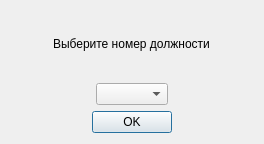
<?xml version="1.0" encoding="UTF-8"?>
<ui version="4.0">
 <class>Dialog</class>
 <widget class="QDialog" name="Dialog">
  <property name="geometry">
   <rect>
    <x>0</x>
    <y>0</y>
    <width>264</width>
    <height>144</height>
   </rect>
  </property>
  <property name="sizePolicy">
   <sizepolicy hsizetype="Fixed" vsizetype="Fixed">
    <horstretch>0</horstretch>
    <verstretch>0</verstretch>
   </sizepolicy>
  </property>
  <property name="minimumSize">
   <size>
    <width>3</width>
    <height>0</height>
   </size>
  </property>
  <property name="maximumSize">
   <size>
    <width>264</width>
    <height>144</height>
   </size>
  </property>
  <property name="windowTitle">
   <string>Dialog</string>
  </property>
  <layout class="QVBoxLayout" name="verticalLayout_3">
   <item>
    <layout class="QGridLayout" name="gridLayout">
     <item row="0" column="0" alignment="Qt::AlignmentFlag::AlignHCenter">
      <widget class="QLabel" name="label">
       <property name="text">
        <string>Выберите номер должности</string>
       </property>
      </widget>
     </item>
     <item row="1" column="0">
      <layout class="QVBoxLayout" name="verticalLayout">
       <item alignment="Qt::AlignmentFlag::AlignHCenter">
        <widget class="QComboBox" name="comboBox"/>
       </item>
       <item alignment="Qt::AlignmentFlag::AlignHCenter">
        <widget class="QPushButton" name="pushButton">
         <property name="text">
          <string>OK</string>
         </property>
        </widget>
       </item>
      </layout>
     </item>
    </layout>
   </item>
  </layout>
 </widget>
 <resources/>
 <connections/>
</ui>
